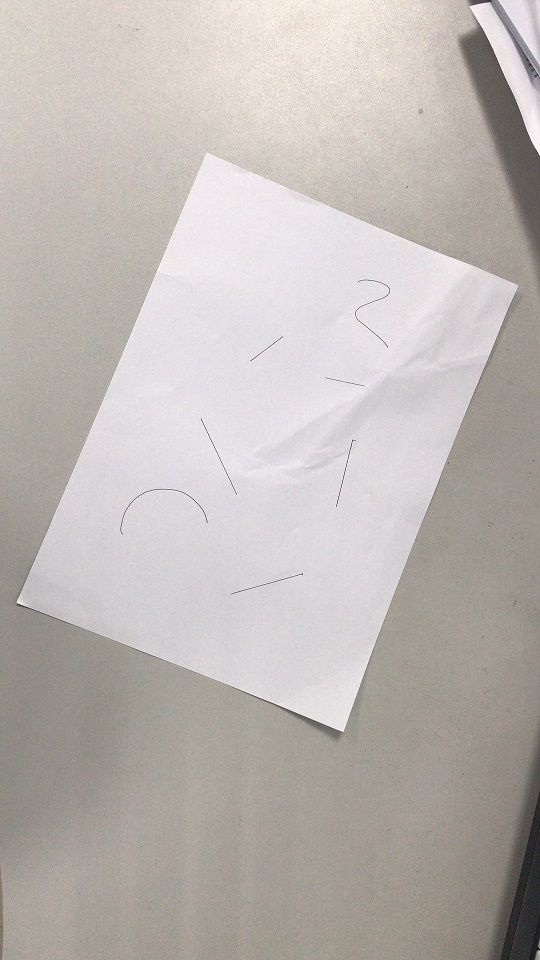
%> input picture input.jpg, 540 x 960 px
$ octave test.m   (GNU Octave 9; MATLAB toolbox functions it lacks are replaced by stand-ins)
%> lines starting %> are read from the running program, lines starting %| are printed output that depends on the picture; in (x1, y1, x2, y2) boxes, pixels count from 0 and x2, y2 are one past the last pixel; in counts of white or black regions, pixels touching at a corner belong together; the program's own positions count from 1
clear;clc;
I=imread('input.jpg');
%> I is the input picture: size 960x540x3 uint8; mean R, G, B 189.3, 183.6, 179.3
img_gray = rgb2gray(I);
I2=im2bw(I);%二值化
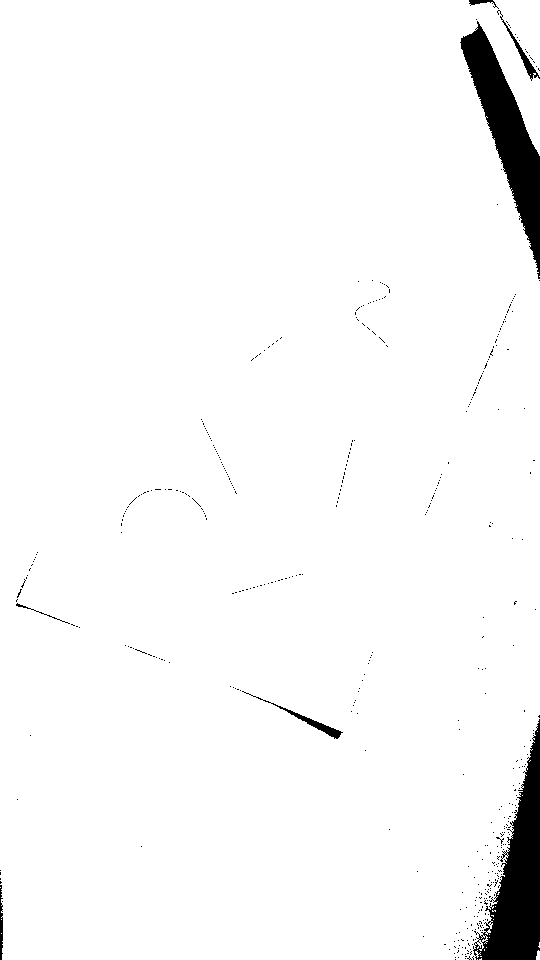
%> I2: size 960x540 logical; 96.9% white; 454 black regions (447 under 20 px), largest, box (x1, y1, x2, y2) and area: (473, 719, 540, 960) 7361, (460, 21, 540, 279) 6654, (242, 691, 343, 739) 406
BW = edge(img_gray,'sobel');
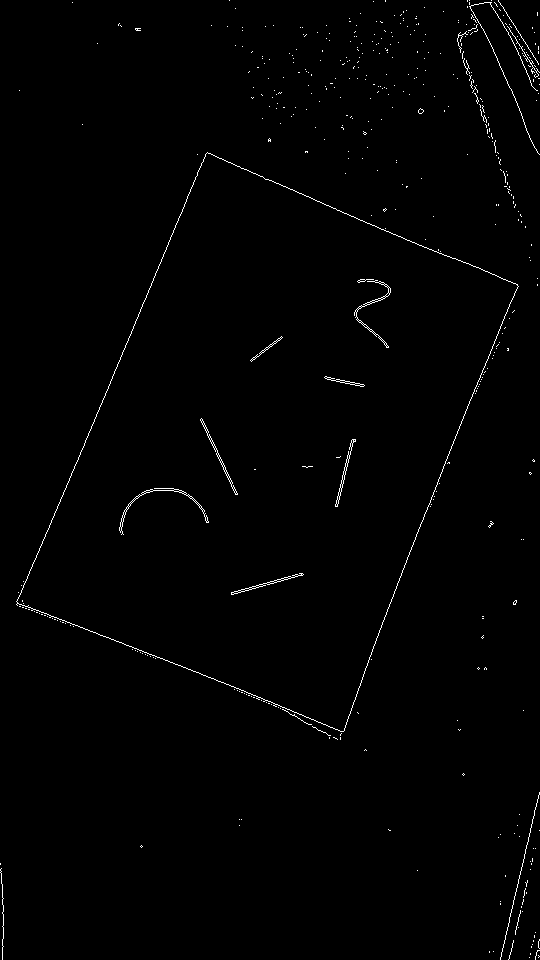
%> BW: size 960x540 logical; 0.83% white in thin lines or dots
figure(3);
subplot(1,2,1);
imshow(I2);
index = find(I2==0);
%> index = 15869 values from 871 to 518391
BW(index) = 0;
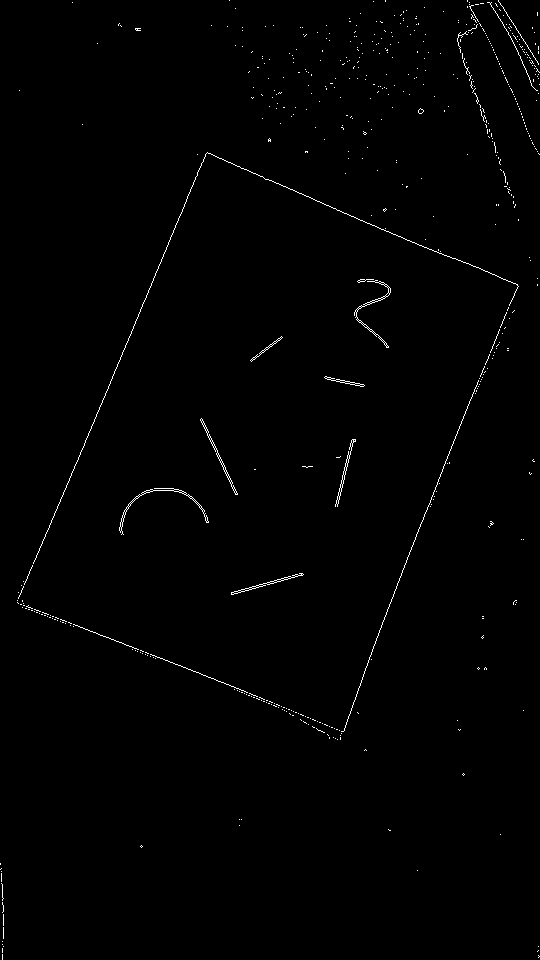
%> BW: size 960x540 logical; 0.72% white in thin lines or dots
subplot(1,2,2);
imshow(BW);
